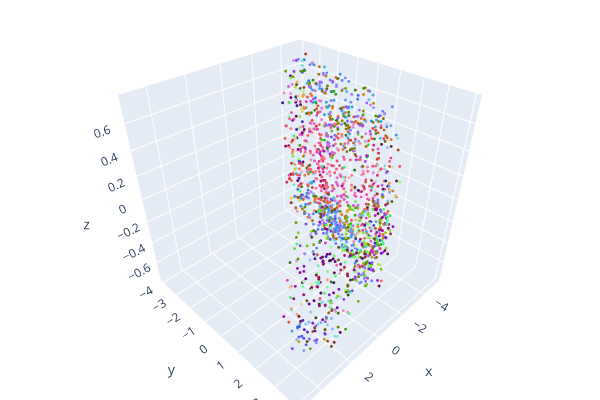

This figure's notebook cell:
### Code cell
from open3d.geometry import KDTreeSearchParamHybrid as KDTParam, PointCloud
from open3d.utility import Vector3dVector
o3d_pc = PointCloud()
o3d_pc.points = Vector3dVector(pointcloud_noised[:,:3])
distances = o3d_pc.compute_nearest_neighbor_distance()
avg_dist = np.mean(distances)
radius = 3 * avg_dist
o3d_pc.estimate_normals(search_param=KDTParam(radius=radius, max_nn=20))
o3d.visualization.draw_plotly([o3d_pc])
o3d.io.write_point_cloud(pc_path, o3d_pc, write_ascii=True)

### Figure 1 — Plotly figure (JSON) as saved in the notebook; plotly's stock layout.template omitted (floating-point values rounded to 4 significant figures; data arrays with more than 128 entries replaced by an {"elided": "..."} marker saying what was removed)
{"data": [{"marker": {"color": {"elided": "1453x3 float values"}, "size": 1}, "mode": "markers", "type": "scatter3d", "x": {"elided": "1453 float values"}, "y": {"elided": "1453 float values"}, "z": {"elided": "1453 float values"}}], "layout": {"height": 400, "margin": {"b": 0, "l": 0, "r": 0, "t": 0}, "scene": {"camera": {"center": {"x": 0, "y": 0, "z": 0}, "up": {"x": 0, "y": 0, "z": 1}}}, "showlegend": false, "width": 600}}
